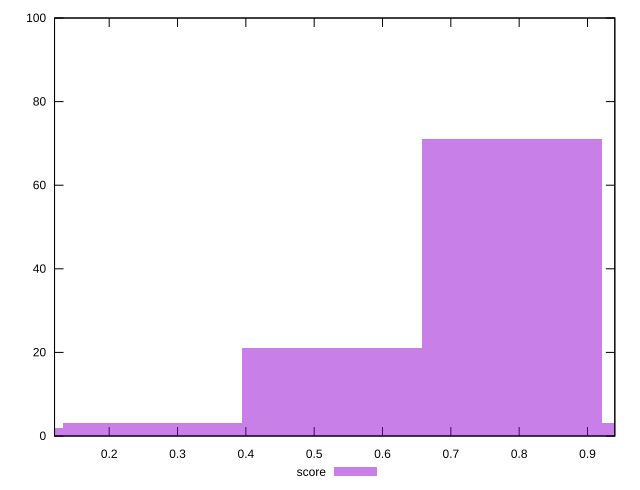

Write the gnuplot code that produced this figure.
reset

$score <<EOF
0.7900320723436651 71
0.5266880482291101 21
0.26334402411455504 3
0 2
1.0533760964582202 3
EOF

set key outside below
set boxwidth 0.26334402411455504
set xrange [0.12:0.94]
set yrange [0:100]
set trange [0:100]
set style fill transparent solid 0.5 noborder
set terminal svg size 640, 490 enhanced background rgb 'white'
set output "reprap/first-contentful-paint/samples/pages+cached+noexternal/score/histogram.svg"

plot $score title "score" with boxes

reset
